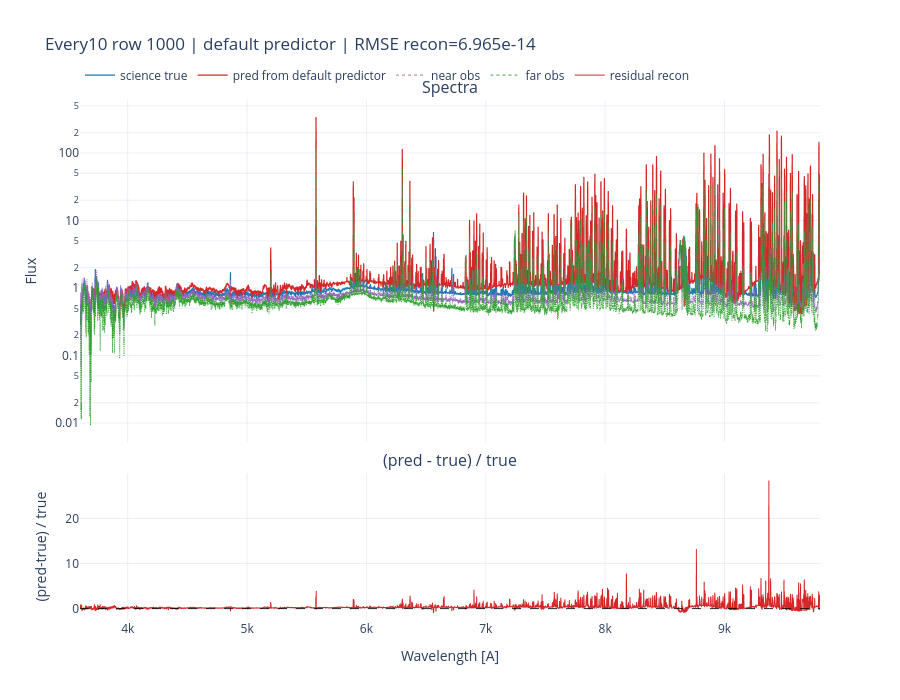

Notebook code for this chart:
### Markdown cell above
## Full-Spectrum Test From Predicted Coefficients

> Primary workflow: predict SCI decomposition coefficients, then reconstruct SCI spectrum with the decomposition forward model.

Data usage policy:
- `*_meta_coef.fits` products are used only for **training** the coefficient model.
- The four `*_every10*.fits` files are used only for **testing** and are never seen during training.

This cell reconstructs only the requested row from the every10 set:
1. Predict science coefficients for that row.
2. Reconstruct the science spectrum using the row wavelength grid and LSF.
3. Plot reconstructed vs observed spectra and relative residuals.

### Code cell
# Full-spectrum reconstruction test for a single requested row using default coefficients
import plotly.graph_objects as go

EVERY10_INPUT = "lvmsframe_median_stack_1.2.1_every10.fits"
EVERY10_NEAR = "lvmsframe_median_stack_1.2.1_every10_decomp_sky1.fits"
EVERY10_FAR = "lvmsframe_median_stack_1.2.1_every10_decomp_sky2.fits"
EVERY10_SCI = "lvmsframe_median_stack_1.2.1_every10_decomp_sci.fits"

# Set the row to reconstruct and inspect.
REQUESTED_ROW = 1000

required = [
    "cvae_artifacts",
    "predict_sci_coefficients_default",
    "context_cols",
    "build_triplet_coef_dataset",
    "reconstruct_component_spectra",
    "_infer_base_dir_for_reconstruction",
]
missing = [k for k in required if k not in globals()]
if missing:
    raise RuntimeError("Run the training + residual-correction cells first. Missing: " + ", ".join(missing))

# 1) Load coefficients/context from every10 decomposition products.
e10_triplet = build_triplet_coef_dataset(
    input_fits_path=EVERY10_INPUT,
    sky_near_decomp_fits_path=EVERY10_NEAR,
    sky_far_decomp_fits_path=EVERY10_FAR,
    sci_decomp_fits_path=EVERY10_SCI,
    context_columns=context_cols,
    return_chi2=False,
)
n_e10 = int(e10_triplet["n_rows"])

# 2) Load observed spectra, wavelength grid, and LSF from every10 input.
with fits.open(EVERY10_INPUT) as hdul:
    for ext in ("FLUX_SKY_NEAR", "FLUX_SKY_FAR", "FLUX_SCI", "WAVE", "LSF_SCI"):
        if ext not in hdul:
            raise KeyError(f"Missing extension {ext} in {EVERY10_INPUT}")

    wave_arr = np.asarray(hdul["WAVE"].data, dtype=np.float64)
    flux_near_all = np.asarray(hdul["FLUX_SKY_NEAR"].data, dtype=np.float64)
    flux_far_all = np.asarray(hdul["FLUX_SKY_FAR"].data, dtype=np.float64)
    flux_sci_true_all = np.asarray(hdul["FLUX_SCI"].data, dtype=np.float64)
    lsf_sci_arr = np.asarray(hdul["LSF_SCI"].data, dtype=np.float64)

n_spec, n_wave = flux_sci_true_all.shape
if n_e10 != n_spec:
    raise ValueError(
        f"Row count mismatch: triplet has {n_e10} rows, spectra have {n_spec} rows. "
        "Check that every10 decomposition files were produced from the same input file."
    )

idx_row = int(REQUESTED_ROW)
if idx_row < 0 or idx_row >= n_spec:
    raise IndexError(f"REQUESTED_ROW={idx_row} out of range [0, {n_spec-1}]")

# Normalize WAVE/LSF arrays to per-row vectors, then select requested row.
wave_row = wave_arr if wave_arr.ndim == 1 else wave_arr[idx_row]
lsf_row = lsf_sci_arr if lsf_sci_arr.ndim == 1 else lsf_sci_arr[idx_row]

flux_near_row = flux_near_all[idx_row]
flux_far_row = flux_far_all[idx_row]
flux_sci_true_row = flux_sci_true_all[idx_row]

# 3) Predict SCI coefficients for the requested row using the default path.
coef_pred_row_batch = predict_sci_coefficients_default(
    cvae_artifacts,
    coef_near_phys=e10_triplet["coef_near"][idx_row:idx_row + 1],
    coef_far_phys=e10_triplet["coef_far"][idx_row:idx_row + 1],
    ctx_near_phys=e10_triplet["ctx_near"][idx_row:idx_row + 1],
    ctx_far_phys=e10_triplet["ctx_far"][idx_row:idx_row + 1],
    ctx_sci_phys=e10_triplet["ctx_sci"][idx_row:idx_row + 1],
)
coef_pred_row = np.asarray(coef_pred_row_batch[0], dtype=np.float64)

# 4) Reconstruct only this row.
base_dir_guess = _infer_base_dir_for_reconstruction()
comps_i = reconstruct_component_spectra(
    wave=wave_row,
    coef=coef_pred_row,
    lsf_sigma=lsf_row / 2.35,
    n_spline_knots=25,
    base_dir=base_dir_guess,
)
flux_sci_pred_row = np.asarray(comps_i["total"], dtype=np.float64) / FACTOR

# 5) Single-row metrics.
resid_row = flux_sci_pred_row - flux_sci_true_row
rmse_row = float(np.sqrt(np.mean(resid_row ** 2)))
mae_row = float(np.mean(np.abs(resid_row)))
rel_resid_row = resid_row / np.where(flux_sci_true_row != 0, flux_sci_true_row, np.nan)

print("Single-row reconstruction summary (every10, default coefficients)")
print(f"  row index  = {idx_row}")
print(f"  n_wave     = {n_wave}")
print("  predictor  = cVAE + ridge residual correction")
print(f"  row RMSE   = {rmse_row:.6g}")
print(f"  row MAE    = {mae_row:.6g}")

# 6) Two-panel diagnostic plot: spectra (top, log) + relative residual (bottom).
fig = make_subplots(
    rows=2, cols=1,
    shared_xaxes=True,
    vertical_spacing=0.06,
    subplot_titles=("Spectra", "(pred - true) / true"),
    row_heights=[0.7, 0.3],
)

fig.add_trace(go.Scattergl(
    x=wave_row, y=flux_sci_true_row * FACTOR, mode="lines",
    name="science true", line=dict(color="#1f77b4", width=1.2)
), row=1, col=1)
fig.add_trace(go.Scattergl(
    x=wave_row, y=flux_sci_pred_row * FACTOR, mode="lines",
    name="pred from default predictor", line=dict(color="#d62728", width=1.2)
), row=1, col=1)
fig.add_trace(go.Scattergl(
    x=wave_row, y=flux_near_row * FACTOR, mode="lines",
    name="near obs", line=dict(color="#9467bd", width=0.9, dash="dot")
), row=1, col=1)
fig.add_trace(go.Scattergl(
    x=wave_row, y=flux_far_row * FACTOR, mode="lines",
    name="far obs", line=dict(color="#2ca02c", width=0.9, dash="dot")
), row=1, col=1)

fig.add_trace(go.Scattergl(
    x=wave_row, y=rel_resid_row, mode="lines",
    name="residual recon", line=dict(color="#d62728", width=1.0)
), row=2, col=1)
fig.add_hline(y=0, line=dict(color="black", width=0.8, dash="dash"), row=2, col=1)

fig.update_yaxes(type="log", title_text="Flux", row=1, col=1)
fig.update_yaxes(type="linear", title_text="(pred-true) / true", row=2, col=1)
fig.update_xaxes(title_text="Wavelength [A]", row=2, col=1)

fig.update_layout(
    template="plotly_white",
    title=f"Every10 row {idx_row} | default predictor | RMSE recon={rmse_row:.4g}",
    height=700,
    legend=dict(orientation="h", yanchor="bottom", y=1.02, xanchor="left", x=0.0),
)
fig.show()

### Figure 1 — Plotly figure (JSON) as saved in the notebook; plotly's stock layout.template omitted (floating-point values rounded to 4 significant figures; data arrays with more than 128 entries replaced by an {"elided": "..."} marker saying what was removed)
{"data": [{"line": {"color": "#1f77b4", "width": 1.2}, "mode": "lines", "name": "science true", "type": "scattergl", "x": {"elided": "12401 float values"}, "xaxis": "x", "y": {"elided": "12401 float values"}, "yaxis": "y"}, {"line": {"color": "#d62728", "width": 1.2}, "mode": "lines", "name": "pred from default predictor", "type": "scattergl", "x": {"elided": "12401 float values"}, "xaxis": "x", "y": {"elided": "12401 float values"}, "yaxis": "y"}, {"line": {"color": "#9467bd", "dash": "dot", "width": 0.9}, "mode": "lines", "name": "near obs", "type": "scattergl", "x": {"elided": "12401 float values"}, "xaxis": "x", "y": {"elided": "12401 float values"}, "yaxis": "y"}, {"line": {"color": "#2ca02c", "dash": "dot", "width": 0.9}, "mode": "lines", "name": "far obs", "type": "scattergl", "x": {"elided": "12401 float values"}, "xaxis": "x", "y": {"elided": "12401 float values"}, "yaxis": "y"}, {"line": {"color": "#d62728", "width": 1}, "mode": "lines", "name": "residual recon", "type": "scattergl", "x": {"elided": "12401 float values"}, "xaxis": "x2", "y": {"elided": "12401 float values"}, "yaxis": "y2"}], "layout": {"annotations": [{"font": {"size": 16}, "showarrow": false, "text": "Spectra", "x": 0.5, "xanchor": "center", "xref": "paper", "y": 1.0, "yanchor": "bottom", "yref": "paper"}, {"font": {"size": 16}, "showarrow": false, "text": "(pred - true) / true", "x": 0.5, "xanchor": "center", "xref": "paper", "y": 0.282, "yanchor": "bottom", "yref": "paper"}], "height": 700, "legend": {"orientation": "h", "x": 0, "xanchor": "left", "y": 1.02, "yanchor": "bottom"}, "shapes": [{"line": {"color": "black", "dash": "dash", "width": 0.8}, "type": "line", "x0": 0, "x1": 1, "xref": "x2 domain", "y0": 0, "y1": 0, "yref": "y2"}], "title": {"text": "Every10 row 1000 | default predictor | RMSE recon=6.965e-14"}, "xaxis": {"anchor": "y", "domain": [0, 1], "matches": "x2", "showticklabels": false}, "xaxis2": {"anchor": "y2", "domain": [0, 1], "title": {"text": "Wavelength [A]"}}, "yaxis": {"anchor": "x", "domain": [0.342, 1.0], "title": {"text": "Flux"}, "type": "log"}, "yaxis2": {"anchor": "x2", "domain": [0, 0.282], "title": {"text": "(pred-true) / true"}, "type": "linear"}}}
